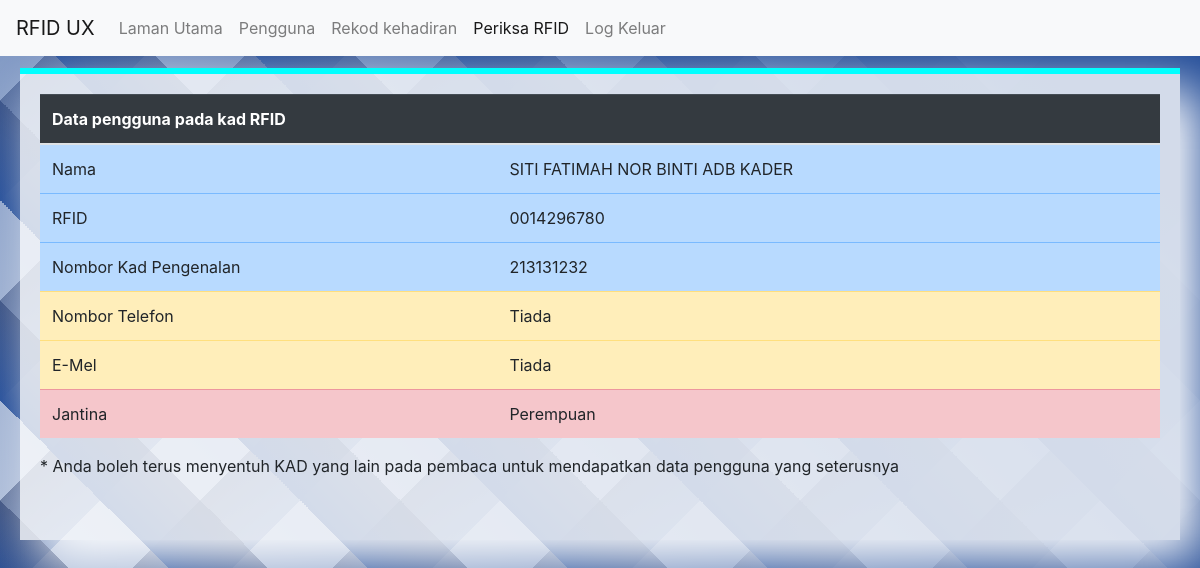
Page /admin/rfidcheckresult.php?rfid=0014296780 (signed in) on the committed database.
### tables this page shows
CREATE TABLE `pengguna` (
  `kppengguna` varchar(12) NOT NULL,
  `rfid` varchar(30) NOT NULL,
  `nama` text NOT NULL,
  `notel` varchar(12) DEFAULT NULL,
  `emel` text DEFAULT NULL,
  `jantina` text NOT NULL
);

### conn.php (called while the page is built, shortened)
<?php
$namasistem = "RFID UX";

### admin/rfidcheckresult.php (the view, shortened to what this page needs)
<?php
include('../conn.php');
$rfid = "";
if (isset($_GET['rfid']) && !empty($_GET['rfid'])) {
    $rfid = $_GET['rfid'];
    $queryrfid = mysqli_query($conn, "SELECT * FROM pengguna WHERE rfid='$rfid'");
    if (mysqli_num_rows($queryrfid) == 0) {
        echo '<script>alert("Kad RFID yang disentuh atau ID yang dimasukkan tiada dalam data."); window.location="rfid?checkrfid=1";</script>';
    } else {
        $getdatarfid = mysqli_fetch_assoc($queryrfid);
        $nama = $getdatarfid['nama'];
        $kppengguna = $getdatarfid['kppengguna'];
        $notel = $getdatarfid['notel'];
        $emel = $getdatarfid['emel'];
        $jantina = $getdatarfid['jantina'];
    }
} else {
    echo '<script>alert("Berlaku masalah pada mendapatkan ID kad. Cuba semula."); window.location="rfid?checkrfid=1";</script>';
}
?>
<!DOCTYPE html>
<html lang="en">
<head>
    <link rel="stylesheet" href="../style/bootstrap.css">
    <link rel="stylesheet" href="../style/interface.css">
</head>
<body>
    <nav class="navbar sticky-top navbar-expand-lg <?php if ($jenismod == 'on') {
                                                        echo 'navbar-dark bg-dark';
                                                    } else {
                                                        echo 'navbar-light bg-light';
                                                    } ?>">
        <a class="navbar-brand" href="#"><?php echo $namasistem; ?></a>
        <div class="collapse navbar-collapse" id="navbarSupportedContent">
            <ul class="navbar-nav mr-auto">
                <li class="nav-item">
                    <a class="nav-link" href="index">Laman Utama</a>
                </li>
                <li class="nav-item">
                    <a class="nav-link" href="pengguna">Pengguna</a>
                </li>
                <li class="nav-item">
                    <a class="nav-link" href="kehadirankeseluruhan">Rekod kehadiran</a>
                </li>
                <li class="nav-item active">
                    <a class="nav-link" href="rfid?checkrfid=1">Periksa RFID</a>
                </li>
                <li class="nav-item">
                    <a class="nav-link" href="logkeluar" onclick="return confirm('Adakah anda pasti ingin mengelog keluar?')">Log Keluar</a>
                </li>
            </ul>
        </div>
    </nav>
    <br><br>
    <div class="rfidcontainer">
        <div class="rfidcontainer2">
            <div class="rfidinterface">
                <table class="table">
                    <thead class="table-dark">
                        <tr>
                            <th colspan="2">Data pengguna pada kad RFID</th>
                        </tr>
                    </thead>
                    <tbody>
                        <tr class="table-primary">
                            <td>Nama</td>
                            <td><?php echo $nama; ?></td>
                        </tr>
                        <tr class="table-primary">
                            <td>RFID</td>
                            <td><?php echo $rfid ?></td>
                        </tr>
                        <tr class="table-primary">
                            <td>Nombor Kad Pengenalan</td>
                            <td><?php echo $kppengguna ?></td>
                        </tr>
                        <tr class="table-warning">
                            <td>Nombor Telefon</td>
                            <td><?php if (empty($notel)) {
                                    echo "Tiada";
                                } else {
                                    echo $notel;
                                } ?></td>
                        </tr>
                        <tr class="table-warning">
                            <td>E-Mel</td>
                            <td><?php if (empty($emel)) {
                                    echo "Tiada";
                                } else {
                                    echo $emel;
                                } ?></td>
                        </tr>
                        <tr class="table-danger">
                            <td>Jantina</td>
                            <td><?php echo $jantina ?></td>
                        </tr>
                    </tbody>
                </table>
                <p>* Anda boleh terus menyentuh KAD yang lain pada pembaca untuk mendapatkan data pengguna yang seterusnya</p>
                <form action="rfidcheckresult" method="get">
                    <input type="text" name="rfid" id="rfid" style="background: none; border:none; outline:none;">
                </form>
            </div>
        </div>
    </div>
</body>

### style/interface.css (style rules this page uses)
body { justify-content: center; align-items: center; flex-direction: column; height: 100vh; background: linear-gradient(-135deg, rgb(34, 76, 152) 10%, transparent), repeating-linear-gradient(45deg, rgba(34, 76, 152, 1) 0%, rgba(31, 48, 94, 0.6) 5%, transparent 5%, transparent 10%), repeating-linear-gradient(-45deg, rgba(34, 76, 152, 0.4) 0%, rgba(31, 48, 94, 0.5) 5%, transparent 5%, transparent 10%); background-color: rgba(34, 76, 152, 0.25); }
.rfidcontainer { position: absolute; width: 100%; padding-left: 20px; padding-right: 20px; margin-top: 20px; }
.rfidcontainer2 { border-top: 6px solid rgb(0, 255, 255); display: flex; margin: 0 auto; background: rgba(255, 255, 255, 0.8); padding: 20px; box-shadow: 20px 20px 50px rgb(255, 255, 255); }
.rfidinterface { width: 100%; line-height: 1.5; }

### rows in the picture
pengguna: nama "SITI FATIMAH NOR BINTI ADB KADER", kppengguna "213131232", jantina "Perempuan"

### other values in the picture
$namasistem "RFID UX"
$rfid "0014296780"
